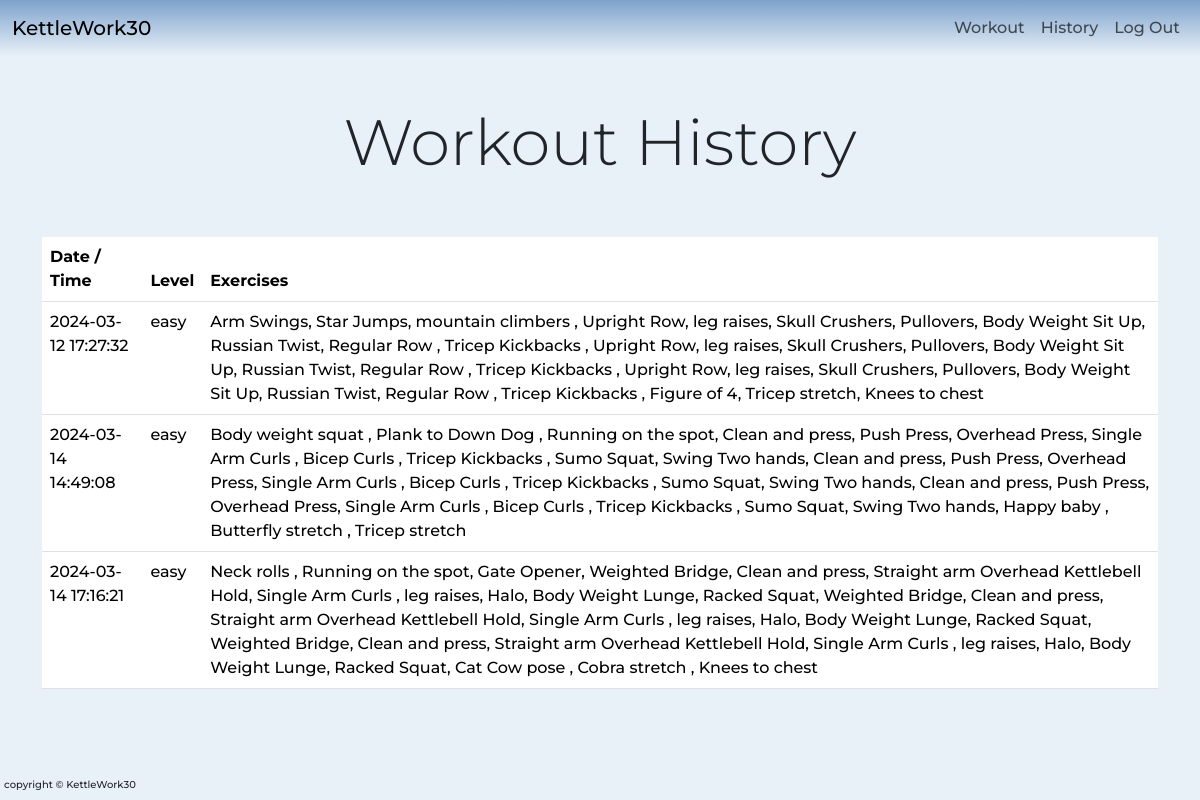
Screenshot of /history (signed in) with the database file from the repository.
### tables this page shows
CREATE TABLE history (id INTEGER PRIMARY KEY, user_id INTEGER, Timestamp DATETIME DEFAULT CURRENT_TIMESTAMP, level TEXT, names TEXT, FOREIGN KEY (user_id) REFERENCES users (id) ON DELETE CASCADE);

### app.py (the view)
@app.route("/history")
@login_required
def history():
    histories = []
    workouts = db.execute("SELECT * FROM history WHERE user_id = ?", session["user_id"])
    if not workouts:
        return apology("no portfolio", 400)
    for workout in workouts:
        each_workout = {}
        each_workout["level"] = workout["level"]
        each_workout["names"] = workout["names"]
        each_workout["Timestamp"] = workout["Timestamp"]
        histories.append(workout)
    return render_template("history.html", histories=histories)

### app.py (called while the page is built)
@app.after_request
def after_request(response):
    response.headers["Cache-Control"] = "no-cache, no-store, must-revalidate"
    response.headers["Expires"] = 0
    response.headers["Pragma"] = "no-cache"
    return response

### helpers.py (called while the page is built)
def login_required(f):
    @wraps(f)
    def decorated_function(*args, **kwargs):
        if session.get("user_id") is None:
            return redirect("/login")
        return f(*args, **kwargs)
    return decorated_function

### templates/history.html (shortened to what this page needs)
{% extends "layout.html" %}
{% block main %}
<div class="container center-content my-5">
    <h1 class="display-3">Workout History</h1>
</div>
<div class="container">
    <table class="table">
        <thead class="header">
            <tr>
                <th scope="col">Date / Time</th>
                <th scope="col">Level</th>
                <th scope="col">Exercises</th>
            </tr>
        </thead>
        <tbody>
            {% for history in histories %}
            <tr>
                <td>{{ history.Timestamp}}</td>
                <td>{{history.level}}</td>
                <td>{{ history.names }}</td>
            </tr>
            {%endfor%}
        </tbody>
    </table>
</div>
{% endblock %}

### templates/layout.html (shortened to what this page needs)
<!DOCTYPE html>
<html lang="en">
<head>
    <link href="https://cdn.jsdelivr.net/npm/bootstrap@5.3.2/dist/css/bootstrap.min.css" rel="stylesheet"
>
    <link href="/static/styles.css" rel="stylesheet">
</head>
<body class="custom-bg-color">
    <nav class="bg-navbar border navbar navbar-expand-md">
        <div class="container-fluid">
            <a class="navbar-brand mb-0 h1" href="/"><span>KettleWork30</span></a>
            <div class="collapse navbar-collapse" id="navbar">
                {% if session["user_id"] %}
                <ul class="navbar-nav ms-auto my-auto">
                    <li class="nav-item"><a class="nav-link" href="/workout">Workout</a></li>
                    <li class="nav-item"><a class="nav-link" href="/history">History</a></li>
                    <li class="nav-item"><a class="nav-link" href="/logout">Log Out</a></li>
                </ul>
                {% else %}
                <ul class="navbar-nav ms-auto my-auto">
                    <li class="nav-item"><a class="nav-link" href="/register">Register</a></li>
                    <li class="nav-item"><a class="nav-link" href="/login">Log In</a></li>
                </ul>
                {% endif %}
            </div>
        </div>
    </nav>
    <main class="container-fluid justify-content-center">
        {% block main %}{% endblock %}
    </main>
    <footer class="fixed-bottom mb-2 ms-1">
        copyright &#169; KettleWork30
    </footer>
</body>
</html>

### static/styles.css (style rules this page uses)
.center-content { display: flex; justify-content: center; align-items: center; text-align: center; }
.custom-bg-color { background-color: #e8f1f8; font-family: "Montserrat", sans-serif; font-optical-sizing: auto; font-weight: 500; font-style: normal; }
.bg-navbar { background-image: linear-gradient(to bottom, #7ea2cc, #e8f1f8); border: 0 !important; box-shadow: none; }
footer { font-size: 10px; }

### rows the page displays
history: Timestamp "2024-03-12 17:27:32", level "easy", names "Arm Swings, Star Jumps, mountain climbers , Upright Row, leg raises, Skull Crushers, Pullovers, Body Weight Sit Up, Russian Twist, Regular Row , Tricep Kickbacks , Upright Row, leg raises, Skull Crushers, Pullovers, Body Weight Sit Up, Russian Twist, Regular Row , Tricep Kickbacks , Upright Row, leg raises, Skull Crushers, Pullovers, Body Weight Sit Up, Russian Twist, Regular Row , Tricep Kickbacks , Figure of 4, Tricep stretch, Knees to chest"
history: Timestamp "2024-03-14 14:49:08", level "easy", names "Body weight squat , Plank to Down Dog , Running on the spot, Clean and press, Push Press, Overhead Press, Single Arm Curls , Bicep Curls , Tricep Kickbacks , Sumo Squat, Swing Two hands, Clean and press, Push Press, Overhead Press, Single Arm Curls , Bicep Curls , Tricep Kickbacks , Sumo Squat, Swing Two hands, Clean and press, Push Press, Overhead Press, Single Arm Curls , Bicep Curls , Tricep Kickbacks , Sumo Squat, Swing Two hands, Happy baby , Butterfly stretch , Tricep stretch"
history: Timestamp "2024-03-14 17:16:21", level "easy", names "Neck rolls , Running on the spot, Gate Opener, Weighted Bridge, Clean and press, Straight arm Overhead Kettlebell Hold, Single Arm Curls , leg raises, Halo, Body Weight Lunge, Racked Squat, Weighted Bridge, Clean and press, Straight arm Overhead Kettlebell Hold, Single Arm Curls , leg raises, Halo, Body Weight Lunge, Racked Squat, Weighted Bridge, Clean and press, Straight arm Overhead Kettlebell Hold, Single Arm Curls , leg raises, Halo, Body Weight Lunge, Racked Squat, Cat Cow pose , Cobra stretch , Knees to chest"
